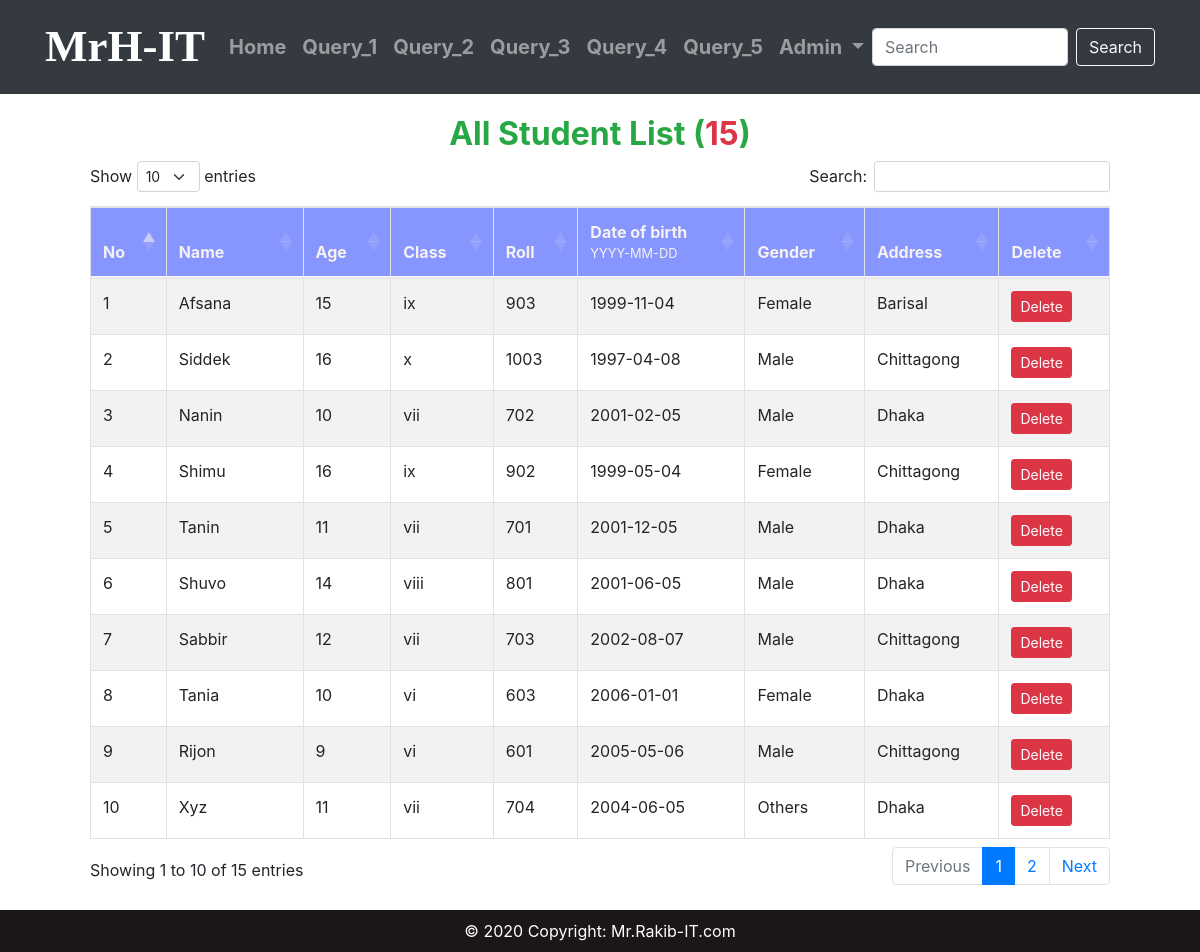
The app's page /all-student/ with its own data.
### Basic_Query/models.py (models this page shows, shortened)
class Student(models.Model):
    id            = models.UUIDField( primary_key = True, unique=True, default = uuid.uuid4, editable=False )
    name          = models.CharField( max_length=50 )
    s_class       = models.CharField( max_length=50, choices=(
        ('vi','vi'),
        ('vii','vii'),
        ('viii','viii'),
        ('ix','ix'),
        ('x','x'),
        ))
    roll          = models.IntegerField( null=True )
    date_of_birth = models.DateField()
    age           = models.PositiveIntegerField()
    city          = models.CharField(max_length=50, null=True, blank=True)
    gender        = models.CharField(max_length=20, choices=(
        ('Male','Male'),
        ('Female','Female'),
        ('Others','Others')
        ))

### Basic_Query/View/create.py (the view)
# urls.py: path('all-student/', create.all_student, name='all_student'),
def all_student(request):
    students_data = Student.objects.raw("SELECT * FROM basic_query_student")  # Replace 'yourapp_student' with your actual table name
    """ NOTE It return a tupal, that's why don't use it.
    sql_query = "SELECT * FROM basic_query_student"  # Replace 'yourapp_student' with your actual table name

    # Execute the SQL query
    with connection.cursor() as cursor:
        cursor.execute(sql_query)
        students_data = cursor.fetchall()  # Fetch all rows from the result

    print result = (('a79401fe674b4c52893792f78b9170b8', 'Md Hassan', 'ix', 221, datetime.date(1995, 10, 20), 15, 'Kamrangirchar', 'Male'), ('a961385151a945f48dffeaf93127674e', 'Rakib', 'x', 162, datetime.date(1998, 10, 20), 16, 'Lalbagh', 'Male'))

    """
    data = {
        'std_obj': students_data,
        'total': Student.objects.all().count()
    }
    return render(request, 'Data_Insurt/all_students.html', data)

### templates/Data_Insurt/all_students.html (shortened to what this page needs)
{% extends "index.html" %}
{% load static %}
{% block body %}
    <div class="col-md-12">
        <h2 class="text-center text-success">
            <b>All Student List (<span class="text-danger">{{total}}</span>)</b>
        </h2>
        <div class="table-responsive">
            <table id="example" class="table table-striped table-bordered" style="width:100%">
                <thead style="background-color: #8696FE; color: #f5f1f1;">
                    <tr>
                        <th class="sn">No</th>
                        <th>Name</th>
                        <th>Age</th>
                        <th>Class</th>
                        <th>Roll</th>
                        <th>Date of birth <small class="d-block">YYYY-MM-DD</small></th>
                        <th>Gender</th>
                        <th>Address</th>
                        <th>Delete</th>
                    </tr>
                </thead>
                <tbody>
                    {% for std in std_obj %}
                    <tr>
                        <td>{{forloop.counter}}</td>
                        <td>{{std.name}}</td>
                        <td>{{std.age}}</td>
                        <td>{{std.s_class}}</td>
                        <td>{{std.roll}}</td>
                        <td>{{std.date_of_birth|date:"Y-m-d"}}</td>
                        <td>{{std.gender}}</td>
                        <td>{{std.city}}</td>
                        <td><a class="btn btn-danger btn-sm" href="">
                            <span class="glyphicon glyphicon-trash">Delete</span></a>
                        </td>
                    </tr>
                    {% endfor %}
                </tbody>
            </table>
        </div>
    </div>
{% endblock body %}

### static/CSS/index.css (style rules this page uses)
body { height: 100vn; display: flex; flex-direction: column; }

### records on screen
Student: name "Afsana", age "15", s_class "ix", roll "903", date_of_birth "1999-11-04", gender "Female", city "Barisal"
Student: name "Siddek", age "16", s_class "x", roll "1003", date_of_birth "1997-04-08", gender "Male", city "Chittagong"
Student: name "Nanin", age "10", s_class "vii", roll "702", date_of_birth "2001-02-05", gender "Male", city "Dhaka"
Student: name "Shimu", age "16", s_class "ix", roll "902", date_of_birth "1999-05-04", gender "Female", city "Chittagong"
Student: name "Tanin", age "11", s_class "vii", roll "701", date_of_birth "2001-12-05", gender "Male", city "Dhaka"
Student: name "Shuvo", age "14", s_class "viii", roll "801", date_of_birth "2001-06-05", gender "Male", city "Dhaka"
Student: name "Sabbir", age "12", s_class "vii", roll "703", date_of_birth "2002-08-07", gender "Male", city "Chittagong"
Student: name "Tania", age "10", s_class "vi", roll "603", date_of_birth "2006-01-01", gender "Female", city "Dhaka"
Student: name "Rijon", age "9", s_class "vi", roll "601", date_of_birth "2005-05-06", gender "Male", city "Chittagong"
Student: name "Xyz", age "11", s_class "vii", roll "704", date_of_birth "2004-06-05", gender "Others", city "Dhaka"

### other values on screen
{{ total }} "15"
